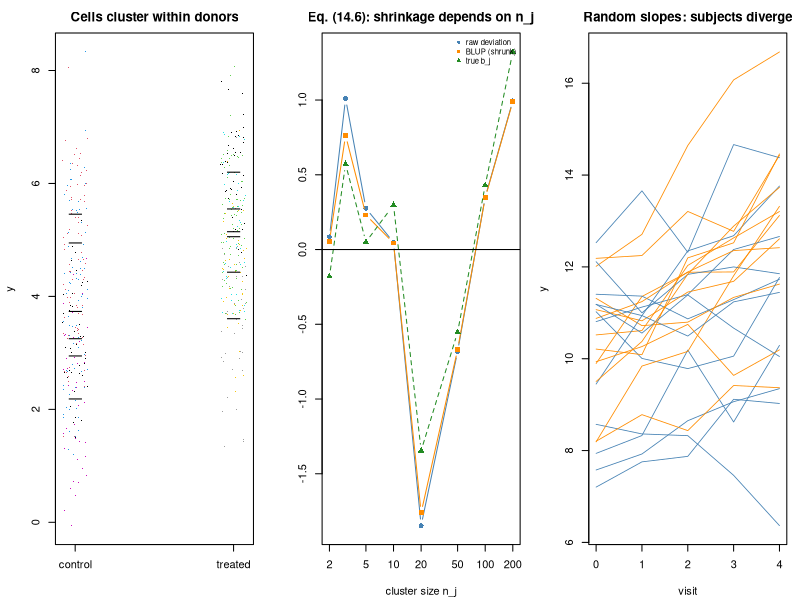

Recreate this plot in R.
## ---- chunk 1
suppressPackageStartupMessages({library(nlme); library(lme4)})
MODULE_NAME <- "14_mixed_models"
OUT <- file.path(Sys.getenv("STATS_OUT", unset = "results"), MODULE_NAME)
dir.create(OUT, recursive = TRUE, showWarnings = FALSE)
header <- function(txt) cat("\n", strrep("=", 72), "\n", txt, "\n",
                            strrep("=", 72), "\n", sep = "")
## ---- chunk 2
header("1. Wrong, crude, and correct analyses of clustered data")
simulate_clustered <- function(n_donors = 12, m_per = 40, effect = 0.6,
                               sigma_b = 1, sigma_e = 1) {
  donor <- rep(seq_len(n_donors), each = m_per)
  arm <- rep(sample(rep(0:1, n_donors / 2)), each = m_per)
  b <- rep(rnorm(n_donors, 0, sigma_b), each = m_per)
  data.frame(y = 5 + effect * arm + b + rnorm(n_donors * m_per, 0, sigma_e),
             arm = arm, donor = factor(donor))
}
set.seed(1401)
dc <- simulate_clustered()
cat(sprintf("  %d donors x %d cells = %d observations\n",
            nlevels(dc$donor), nrow(dc)/nlevels(dc$donor), nrow(dc)))
m_naive <- lm(y ~ arm, data = dc)                                   # WRONG
agg <- aggregate(y ~ donor + arm, dc, mean)                         # pseudobulk
m_agg <- lm(y ~ arm, data = agg)
m_lmm <- lme(y ~ arm, random = ~ 1 | donor, data = dc, method = "REML")
cat(sprintf("\n  %-34s%10s%10s%11s\n", "analysis", "beta_arm", "SE", "p"))
for (row_ in list(list("OLS on all cells (WRONG)", coef(summary(m_naive))["arm", ]),
                  list("OLS on donor means (pseudobulk)", coef(summary(m_agg))["arm", ]),
                  list("mixed model (random intercept)",
                       summary(m_lmm)$tTable["arm", c(1, 2, 5)])))
  cat(sprintf("  %-34s%10.4f%10.4f%11.4f\n", row_[[1]], row_[[2]][1], row_[[2]][2],
              row_[[2]][length(row_[[2]])]))
cat(sprintf("\n  The naive SE is %.1fx too small.\n",
            coef(summary(m_agg))["arm", 2] / coef(summary(m_naive))["arm", 2]))
cat("  Pseudobulk and the mixed model agree closely - for a BALANCED design\n")
cat("  they are near-equivalent, which is why pseudobulk is the recommended\n")
cat("  default for single-cell differential state (stats.md Topic 21).\n")
## ---- chunk 3
header("2. Variance components and the ICC (14.2)-(14.3)")
vc <- as.numeric(VarCorr(m_lmm)[, "Variance"])
sigma_b2 <- vc[1]; sigma_e2 <- vc[2]
icc <- sigma_b2 / (sigma_b2 + sigma_e2)
m_per <- nrow(dc) / nlevels(dc$donor)
cat(sprintf("  estimated sigma_b^2 (between donors) = %.4f  (truth 1.00)\n", sigma_b2))
cat(sprintf("  estimated sigma_e^2 (within donor)   = %.4f  (truth 1.00)\n", sigma_e2))
cat(sprintf("  ICC (eq. 14.3)                       = %.4f\n", icc))
cat(sprintf("\n  design effect 1+(m-1)*ICC with m=%d: %.2f  (eq. 1.8)\n",
            m_per, 1 + (m_per - 1) * icc))
cat(sprintf("  predicted SE inflation: %.2fx     observed: %.2fx\n",
            sqrt(1 + (m_per - 1) * icc),
            coef(summary(m_agg))["arm", 2] / coef(summary(m_naive))["arm", 2]))
cat("  The mixed model has RECOVERED the design effect from the data.\n")
## ---- chunk 4
header("3. Shrinkage: small clusters are trusted less (14.6)")
set.seed(1402)
sizes <- c(2, 3, 5, 10, 20, 50, 100, 200)      # deliberately UNBALANCED
true_b <- rnorm(length(sizes))
du <- do.call(rbind, lapply(seq_along(sizes), function(j)
  data.frame(y = rnorm(sizes[j], 4 + true_b[j], 1),
             donor = factor(sprintf("D%d", j)), nj = sizes[j])))
mu_fit <- lme(y ~ 1, random = ~ 1 | donor, data = du, method = "REML")
vcu <- as.numeric(VarCorr(mu_fit)[, "Variance"])
s_b2 <- vcu[1]; s_e2 <- vcu[2]
blups <- ranef(mu_fit)[, 1]; grand <- fixef(mu_fit)[1]
cat(sprintf("  sigma_b^2 = %.4f,  sigma_e^2 = %.4f\n", s_b2, s_e2))
cat(sprintf("  %-8s%5s%14s%17s%9s%10s\n", "donor", "n_j", "raw mean dev",
            "lambda_j (14.6)", "BLUP", "true b_j"))
for (j in seq_along(sizes)) {
  key <- sprintf("D%d", j)
  raw <- mean(du$y[du$donor == key]) - grand
  lam <- s_b2 / (s_b2 + s_e2 / sizes[j])
  cat(sprintf("  %-8s%5d%14.4f%17.4f%9.4f%10.4f\n", key, sizes[j], raw, lam,
              blups[match(key, rownames(ranef(mu_fit)))], true_b[j]))
}
cat("\n  For n_j=2 the shrinkage factor is small, so the BLUP is pulled far\n")
cat("  toward 0. For n_j=200 lambda is nearly 1 and the BLUP tracks the raw\n")
cat("  mean. This is the empirical-Bayes borrowing limma applies across genes.\n")
## ---- chunk 5
header("4. LRT on the boundary is a chi2 mixture, not chi2_1")
set.seed(1403)
stats_null <- na.omit(replicate(250, {
  dn <- simulate_clustered(n_donors = 10, m_per = 8, effect = 0, sigma_b = 0)
  f_mm <- try(lme(y ~ arm, random = ~ 1 | donor, data = dn, method = "ML"),
              silent = TRUE)
  if (inherits(f_mm, "try-error")) return(NA)
  f_ols <- gls(y ~ arm, data = dn, method = "ML")
  max(0, 2 * (logLik(f_mm) - logLik(f_ols)))
}))
cat(sprintf("  %d simulations with sigma_b^2 TRULY zero\n", length(stats_null)))
cat(sprintf("  proportion of LRT statistics ~0 : %.3f   (theory: 0.5)\n",
            mean(stats_null < 1e-6)))
cat(sprintf("\n  rejection rate using chi2_1 crit (%.3f) : %.3f   <- conservative\n",
            qchisq(0.95, 1), mean(stats_null > qchisq(0.95, 1))))
cat(sprintf("  rejection rate using mixture crit (%.3f) : %.3f   <- calibrated\n",
            qchisq(0.90, 1), mean(stats_null > qchisq(0.90, 1))))
## ---- chunk 6
header("5. Mixed-model p-values with few clusters")
fpr_by_clusters <- function(n_donors, m_per = 20, n_sim = 250) {
  hits <- c(lme = 0, agg = 0); ok <- 0
  for (i in seq_len(n_sim)) {
    dd <- simulate_clustered(n_donors, m_per, effect = 0)
    f <- try(lme(y ~ arm, random = ~ 1 | donor, data = dd), silent = TRUE)
    if (inherits(f, "try-error")) next
    hits["lme"] <- hits["lme"] + (summary(f)$tTable["arm", "p-value"] < 0.05)
    ag <- aggregate(y ~ donor + arm, dd, mean)
    hits["agg"] <- hits["agg"] +
      (t.test(y ~ arm, data = ag)$p.value < 0.05)
    ok <- ok + 1
  }
  hits / ok
}
set.seed(1404)
cat(sprintf("  %8s%22s%20s\n", "donors", "nlme::lme FPR", "pseudobulk t FPR"))
for (nd in c(4, 6, 10, 20)) {
  r <- fpr_by_clusters(nd)
  cat(sprintf("  %8d%21.1f%%%19.1f%%\n", nd, 100*r["lme"], 100*r["agg"]))
}
cat("\n  `nlme::lme` uses a within-group df approximation that behaves well\n")
cat("  here. But GLMM software that reports z-based p-values (and lme4, which\n")
cat("  reports none by default) is ANTICONSERVATIVE with few clusters. Use\n")
cat("  lmerTest's Satterthwaite or Kenward-Roger df, or aggregate.\n")
## ---- chunk 7
header("6. Random intercepts vs random slopes")
set.seed(1405)
n_subj <- 24; n_visit <- 5
dl <- do.call(rbind, lapply(seq_len(n_subj), function(s) {
  arm <- s %% 2
  b0 <- rnorm(1, 0, 1.2); b1 <- rnorm(1, 0, 0.35)    # subject slope heterogeneity
  data.frame(subject = factor(sprintf("S%02d", s)), arm = arm, t = 0:(n_visit-1),
             y = (10 + b0) + (0.20 + 0.30*arm + b1) * (0:(n_visit-1)) + rnorm(n_visit, 0, 0.5))
}))
m_ri <- lme(y ~ t * arm, random = ~ 1 | subject, data = dl)
m_rs <- lme(y ~ t * arm, random = ~ t | subject, data = dl)
cat("  TRUE treatment x time interaction = 0.300\n")
cat(sprintf("  %-28s%13s%9s%11s\n", "model", "beta(t:arm)", "SE", "p"))
for (row_ in list(list("random intercept only", summary(m_ri)$tTable["t:arm", ]),
                  list("random intercept + slope", summary(m_rs)$tTable["t:arm", ])))
  cat(sprintf("  %-28s%13.4f%9.4f%11.4f\n", row_[[1]], row_[[2]]["Value"],
              row_[[2]]["Std.Error"], row_[[2]]["p-value"]))
cat(sprintf("\n  estimated random-slope SD = %.4f  (truth 0.35)\n",
            as.numeric(VarCorr(m_rs)[2, "StdDev"])))
cat(sprintf("  LRT for the random slope: p = %.4f\n",
            anova(m_ri, m_rs)[["p-value"]][2]))
cat("  Ignoring genuine slope heterogeneity understates the SE of the\n")
cat("  treatment x time interaction - the estimand of a longitudinal trial.\n")
## ---- chunk 8
header("7. lme4, and conditional vs marginal effects (14.7)")
m4 <- lmer(y ~ arm + (1 | donor), data = dc, REML = TRUE)
cat(sprintf("  lme4::lmer beta_arm = %.4f (SE %.4f)\n",
            fixef(m4)["arm"], sqrt(diag(vcov(m4)))["arm"]))
cat(sprintf("  nlme::lme  beta_arm = %.4f (SE %.4f)   <- same model, same answer\n",
            fixef(m_lmm)["arm"], summary(m_lmm)$tTable["arm", "Std.Error"]))
cat("\n  For the IDENTITY link, subject-specific and population-average effects\n")
cat("  COINCIDE, which is why this trap is invisible in linear models. In a\n")
cat("  logistic GLMM, beta_marginal ~ beta_cond / sqrt(1 + 0.346 sigma_b^2):\n")
for (s2 in c(0.5, 1, 2, 4))
  cat(sprintf("    sigma_b^2 = %.1f -> attenuation factor %.3f\n",
              s2, 1/sqrt(1 + 0.346*s2)))
cat("\n  GEE estimates the MARGINAL effect; GLMM the CONDITIONAL one. Say which.\n")
cat("  GEE's sandwich needs MANY clusters (J >= 40); with 6 donors it is\n")
cat("  badly biased and a mixed model or aggregation is safer (Module 34).\n")
## ---- chunk 9
png(file.path(OUT, "mixed_models.png"), width = 1300, height = 420, res = 110)
par(mfrow = c(1, 3), mar = c(4.2, 4.2, 2.5, 1))
plot(jitter(dc$arm, 0.4), dc$y, pch = ".", col = as.integer(dc$donor),
     xaxt = "n", xlab = "", ylab = "y", main = "Cells cluster within donors")
axis(1, 0:1, c("control", "treated"))
for (dlev in levels(dc$donor)) {
  sub <- dc[dc$donor == dlev, ]
  points(sub$arm[1], mean(sub$y), pch = "_", cex = 2)
}
lam_v <- s_b2 / (s_b2 + s_e2 / sizes)
raw_v <- sapply(seq_along(sizes), function(j) mean(du$y[du$donor == sprintf("D%d", j)]) - grand)
bl_v <- blups[match(sprintf("D%d", seq_along(sizes)), rownames(ranef(mu_fit)))]
plot(sizes, raw_v, type = "b", pch = 16, log = "x", col = "steelblue", ylim = range(c(raw_v, bl_v, true_b)),
     xlab = "cluster size n_j", ylab = "", main = "Eq. (14.6): shrinkage depends on n_j")
lines(sizes, bl_v, type = "b", pch = 15, col = "darkorange")
lines(sizes, true_b, type = "b", pch = 17, lty = 2, col = "forestgreen")
abline(h = 0)
legend("topright", c("raw deviation", "BLUP (shrunk)", "true b_j"),
       col = c("steelblue", "darkorange", "forestgreen"), pch = c(16, 15, 17),
       bty = "n", cex = 0.7)
plot(NA, xlim = c(0, 4), ylim = range(dl$y), xlab = "visit", ylab = "y",
     main = "Random slopes: subjects diverge")
for (s in levels(dl$subject)) {
  sub <- dl[dl$subject == s, ]
  lines(sub$t, sub$y, col = c("steelblue", "darkorange")[sub$arm[1] + 1], lwd = 0.8)
}
invisible(dev.off())
cat("\nFigure written to", file.path(OUT, "mixed_models.png"), "\n")
